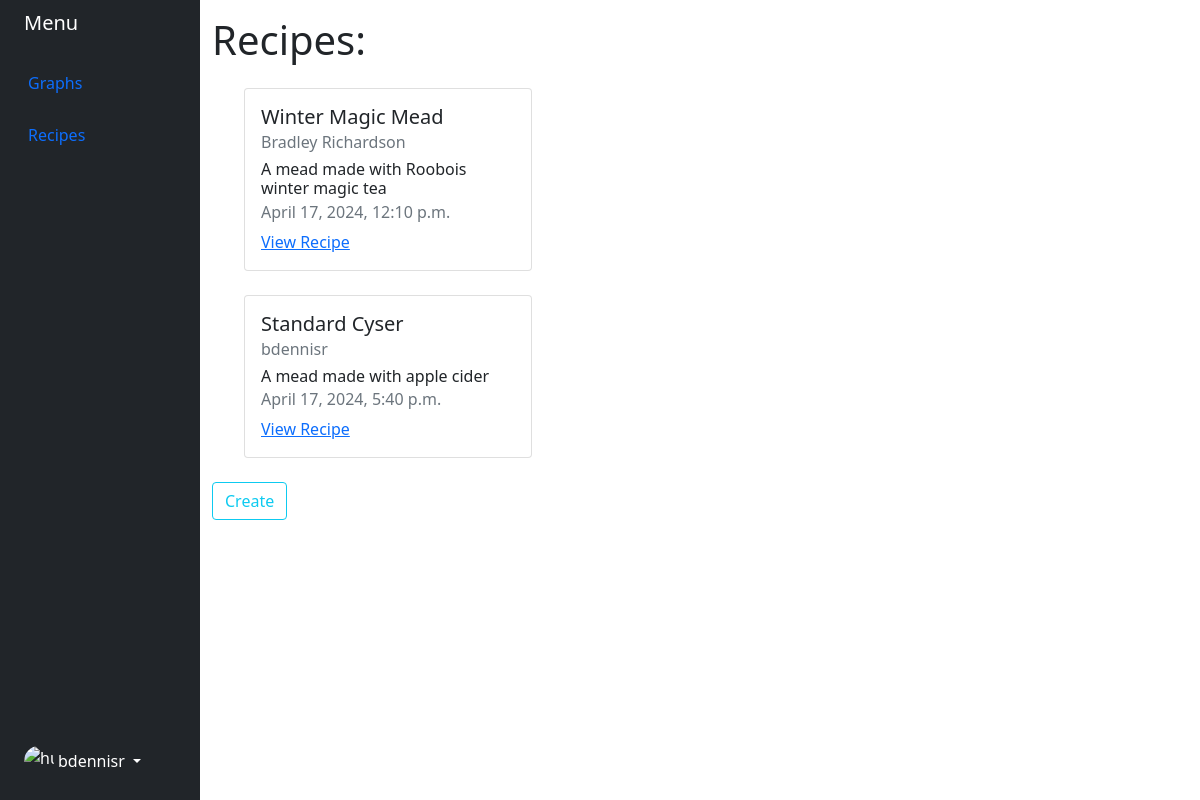
Page /recipes/ (signed in) on the committed database.
### recipes/models.py (models this page shows, shortened)
class Recipe(models.Model):
    name = models.CharField(
        max_length=200,
        unique=True
    )
    description = models.TextField()
    content = models.TextField()
    author = models.CharField(
        max_length=200
    )
    date = models.DateTimeField(("Date"), auto_now_add = True)
    class Meta:
        constraints = [
            UniqueConstraint(
                Lower('name'),
                name='genre_name_case_insensitive_unique',
                violation_error_message = "Genre already exists (case insensitive match)"
            ),
        ]

### recipes/views.py (the view)
# urls.py: path('', views.RecipeListView.as_view(), name='recipes-home'),
class RecipeListView(LoginRequiredMixin, ListView):
    login_url = '/accounts/login/'
    model = Recipe
    context_object_name = 'recipe_list'
    template_name = 'recipes/index.html'

### recipes/templates/recipes/index.html
{% extends 'main/base.html' %}
{% block content %}
<h1>Recipes:</h1>
<ul>
{% for recipe in recipe_list %}
    <div class="card my-4" style="width: 18rem;">
        <div class="card-body">
            <h5 class="card-title">{{ recipe.name }}</h5>
            <h6 class="card-subtitle mb-2 text-muted">{{ recipe.author }}</h6>
            <h6 class="card-text">{{ recipe.description }}</h6>
            <h6 class="card-subtitle mb-2 text-muted">{{ recipe.date}}</h6>
            <a href="{% url 'recipe-detail' recipe.pk %}" class="card-link">View Recipe</a>
        </div>
    </div>
{% endfor %}
</ul>
<div class="col-4">
    <a class="btn btn-outline-info" href="{% url 'recipes-create' %}">Create</a>
</div>
{% endblock %}

### main/templates/main/base.html (shortened to what this page needs)
<!doctype html>
<html>
<head>
    <link href="https://cdn.jsdelivr.net/npm/bootstrap@5.0.2/dist/css/bootstrap.min.css" rel="stylesheet">
</head>
<body>
    <div class="container-fluid">
        <div class="row flex-nowrap">
            <div class="col-auto col-md-3 col-xl-2 px-sm-2 px-0 bg-dark">
                <div class="d-flex flex-column align-items-center align-items-sm-start px-3 pt-2 text-white min-vh-100">
                    <a href="/" class="d-flex align-items-center pb-3 mb-md-0 me-md-auto text-white text-decoration-none">
                        <span class="fs-5 d-none d-sm-inline">Menu</span>
                    </a>
                    <ul class="nav nav-pills flex-column mb-sm-auto mb-0 align-items-center align-items-sm-start" id="menu">
                        <li>
                            <a href="/graphs" class="nav-link px-0 align-middle">
                                 <span class="ms-1 d-none d-sm-inline">Graphs</span></a>
                        </li>
                        <li>
                            <a href="/recipes" class="nav-link px-0 align-middle">
                                 <span class="ms-1 d-none d-sm-inline">Recipes</span></a>
                        </li>
                    </ul>
                    {% if user.is_authenticated %}
                    <div class="dropdown pb-4">
                        <a href="#" class="d-flex align-items-center text-white text-decoration-none dropdown-toggle" id="dropdownUser1" data-bs-toggle="dropdown" aria-expanded="false">
                            <img src="https://github.com/mdo.png" alt="hugenerd" width="30" height="30" class="rounded-circle">
                            <span class="d-none d-sm-inline mx-1">{{ user.get_username }}</span>
                        </a>
                    </div>
                    {% endif %}
                </div>
            </div>
            <div class="col py-3">
                {% block content %}
                {% endblock %}
            </div>
        </div>
    </div>
</body>
</html>

### rows in the picture
Recipe: name "Winter Magic Mead", author "Bradley Richardson", description "A mead made with Roobois winter magic tea", date "April 17, 2024, 12:10 p.m."
Recipe: name "Standard Cyser", author "bdennisr", description "A mead made with apple cider", date "April 17, 2024, 5:40 p.m."

### other values in the picture
{{ user.get_username }} "bdennisr"
